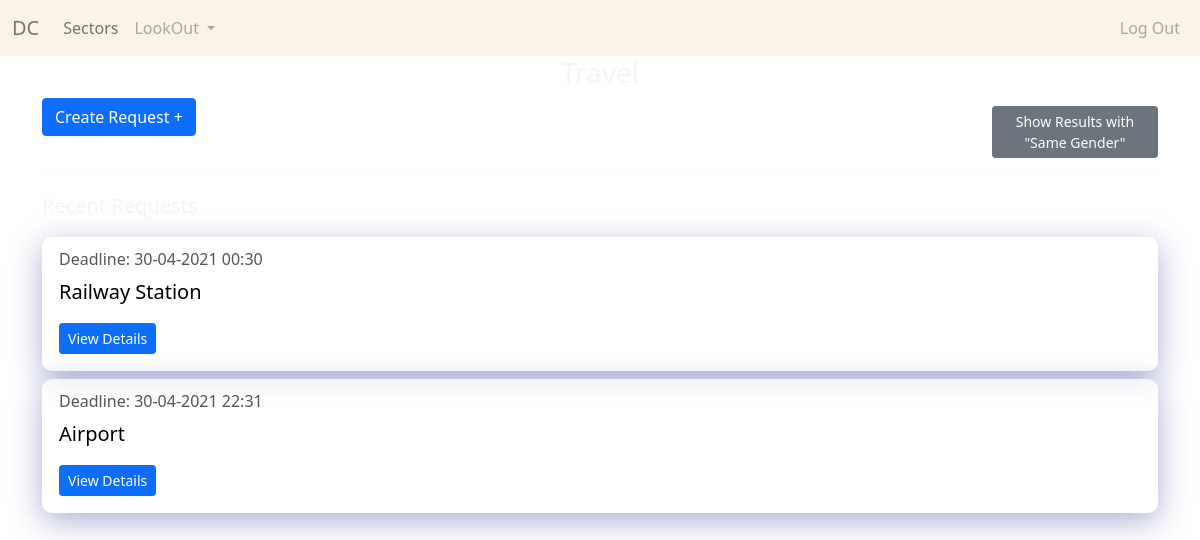
/sector/1/0/ (signed in), run on an earlier commit of the app's database.
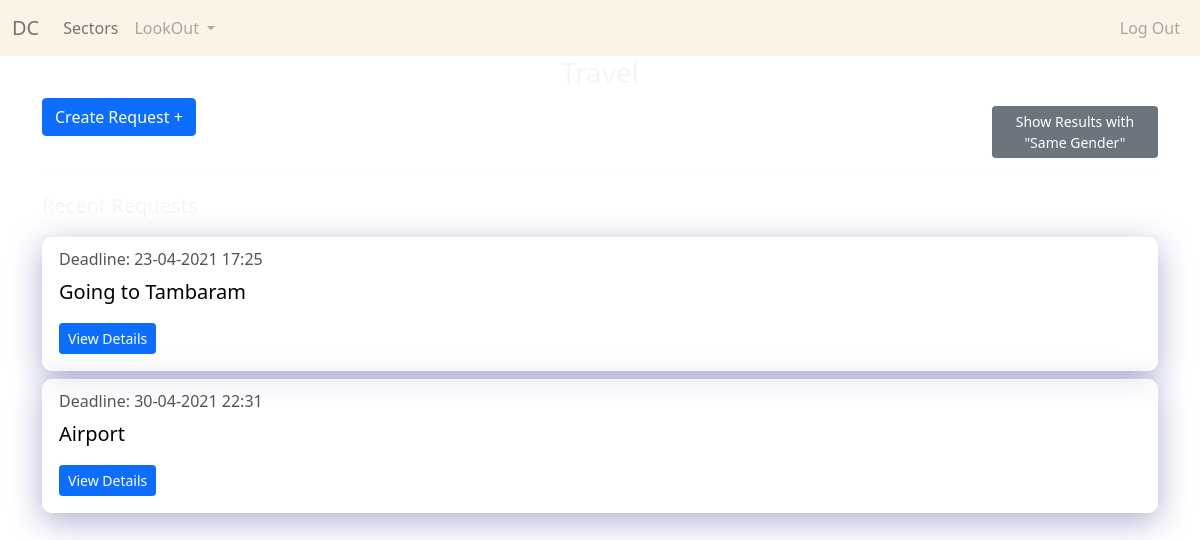
And on a later commit of the database.
### connect/models.py (models this page shows, shortened)
class Request(models.Model):
    requester = models.ForeignKey(User,on_delete=models.CASCADE,blank=True,related_name='req')
    sector = models.ForeignKey(SectorField,on_delete=models.CASCADE,related_name='reqsec')
    genre = models.CharField(max_length=56,null=True,blank=True)
    subject = models.CharField(max_length=128)
    content = models.TextField()
    match_with_same_gender = models.BooleanField(default=False)
    deadline = models.DateTimeField()
    is_first_year_req = models.BooleanField(default=False)
    created_at = models.DateTimeField(auto_now_add=True)
    deleted = models.BooleanField(default=False)
    pending = models.BooleanField(default=True)
    class Meta:
        ordering = ['-created_at']

### connect/views.py (the view)
# urls.py: path('sector/<int:id>/<int:type_>/',views.DisplayRequest.as_view(),name='display-request'),
class DisplayRequest(LoginRequiredMixin,View):
    def get(self,request,id,type_,*args,**kwargs):
        sector = get_object_or_404(SectorField,pk=id)
        if request.user.info.year == 1:
            requests_ = Request.objects.filter(sector=sector,is_first_year_req = True,deleted=False,pending=True)
        else:
            requests_ = Request.objects.filter(sector=sector,is_first_year_req = False,deleted=False,pending=True)
        final_requests =  []
        for i in requests_:
            if(i.match_with_same_gender):
                if(request.user.info.gender == i.requester.info.gender):
                    final_requests.append(i)
            elif(type_ == 1):
                if(request.user.info.gender == i.requester.info.gender):
                    final_requests.append(i)
            else:
                final_requests.append(i)
        data = {
            'sector':sector,
            'requests':final_requests,
            'type_':type_,
        }
        return render(request,'connect/sector-detail.html',context=data)

### connect/templates/connect/sector-detail.html (shortened to what this page needs)
{% extends 'base.html' %}
{% block content %}
<h3 class="text-center">{{sector.name}}</h3>
<div class="row">
    <div class="col-lg-10 col-sm-12">
        <a class="btn btn-primary" href="{% url 'connect:create-request' sector.id %}">Create Request +</a>
    </div>
    <div class="col-lg-2 col-sm-12 mt-2">
        {% if type_ == 0 %}
            <a class="btn btn-secondary btn-sm" href="{% url 'connect:display-request' sector.id 1 %}">Show Results with "Same Gender"</a>
        {% else %}
            <a class="btn btn-secondary btn-sm" href="{% url 'connect:display-request' sector.id 0 %}">Show Original Results</a>
        {% endif %}
    </div>
</div>
<hr>
<div>
    <p class="lead">Recent Requests</p>
    {% for req in requests %}
        <div class="card glass-container my-2">
            <div class="card-body">
                <h6 class="card-subtitle card-greycolor mb-2">Deadline: {{req.deadline | date:'d-m-Y H:i'}}</h6>
                <p class="card-text card-blackcolor lead">{{req.subject}}</p>
                <a class="btn btn-primary btn-sm" href="{% url 'connect:detail-request' req.id %}">View Details</a>
            </div>
        </div>
    {% empty %}
        <p>No Recent Requests :(</p>
    {% endfor %}
</div>
{% endblock %}

What changed in the data, as far as the page shows it:
no longer on this page (row edited): Request: deadline "30-04-2021 00:30", subject "Railway Station"
added Request: deadline "23-04-2021 17:25", subject "Going to Tambaram"
